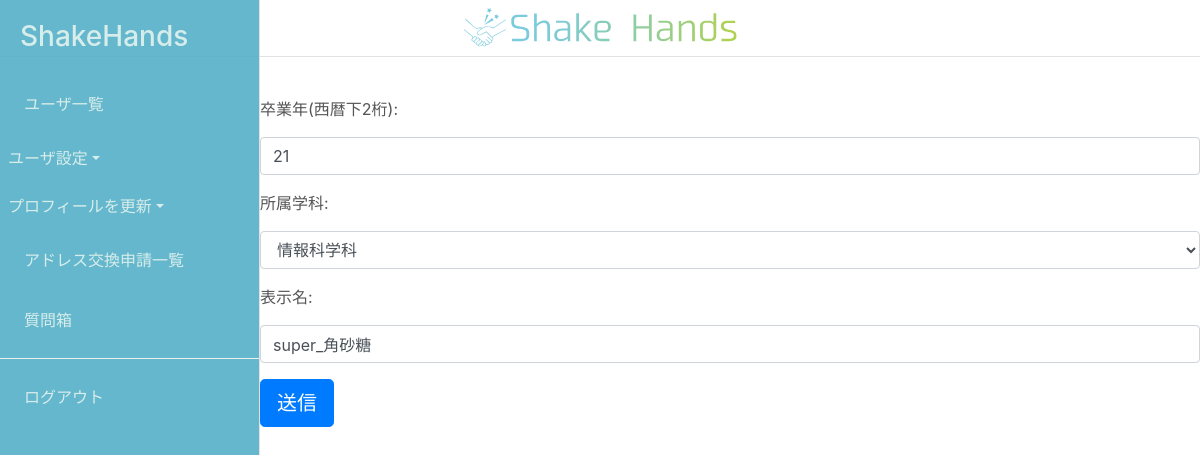
Screenshot of /accounts/setting/ (signed in) with the database file from the repository.
### accounts/models.py (models this page shows)
class UserSetting(models.Model):
    user = models.OneToOneField(User, on_delete=models.CASCADE)
    display_name = models.CharField("表示名",max_length=50,blank=True)
    icon_pic = models.ImageField( "アイコン画像" , upload_to='images/', blank=True, null=True)
    graduation_year = models.IntegerField("卒業年(西暦下2桁)",blank=False,validators=[MinValueValidator(0),MaxValueValidator(99)])
    course = models.CharField("所属学科",max_length=2,choices=COURSE_CHOICES,blank=False)

### accounts/views.py (the view)
# urls.py: path('setting/',views.UserSettingUpdate.as_view(),name='accountsSetting'),
class UserSettingUpdate(LoginRequiredMixin,generic.UpdateView):
    template_name = 'accounts/signup_setting.html'
    form_class = UserSettingForm
    model = UserSetting
    success_url = reverse_lazy('mypage:top')
    def get_object(self):
        obj=UserSetting.objects.get(user=self.request.user)
        return obj

### accounts/forms.py
class UserSettingForm(forms.ModelForm):
    def __init__(self, *args, **kwargs):
        super().__init__(*args, **kwargs)
        self.fields['display_name'].required = False
        for field in self.fields.values():
            field.widget.attrs['class'] = 'form-control'
    class Meta:
        model = UserSetting
        fields = (
            'graduation_year',
            'course',
            'display_name',
        )

### accounts/templates/accounts/signup_setting.html (shortened to what this page needs)
{% extends "accounts/base.html" %}
{% block content %}
<form action="" method="POST">
    {% for field in form %}
    <div class="form-group">
        <label for="{{ field.id_for_label }}">{{ field.label_tag }}</label>
        {{ field }}
    </div>
    {% endfor %}
    <button type="submit" class="btn btn-primary btn-lg">送信</button>
</form>
{% endblock %}

### accounts/static/css/base.css (style rules this page uses)
body { color: #555555; }

### rows the page displays
UserSetting: form "21" "情報科学科" "super_角砂糖"

### other values shown
{{ field.label_tag }} "卒業年(西暦下2桁):" "所属学科:" "表示名:"
